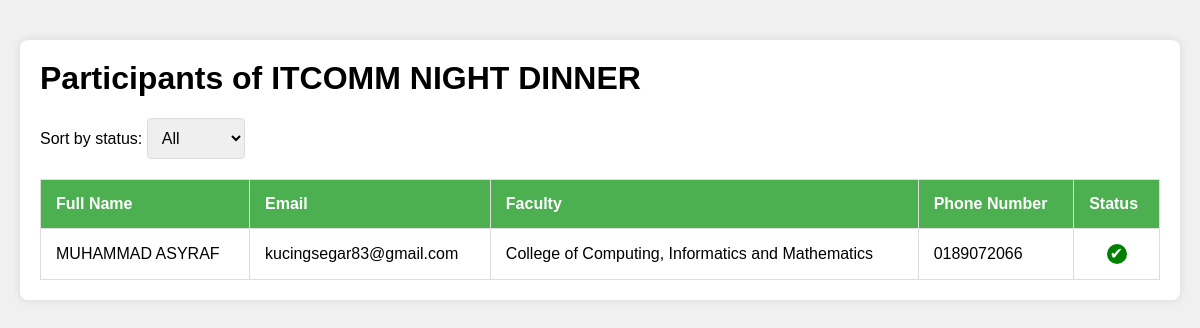
Page /backend/admin/participants.php?id=86 (signed in) on the committed database.
### tables this page shows
CREATE TABLE `event` (
  `EventID` int(11) NOT NULL,
  `EventTitle` varchar(255) NOT NULL,
  `Org_name` varchar(255) NOT NULL,
  `EventTime` time NOT NULL,
  `EventEnd` time NOT NULL,
  `EventDate` date NOT NULL,
  `EventDesc` varchar(255) NOT NULL,
  `EventType` varchar(255) NOT NULL,
  `EVenue` varchar(255) NOT NULL,
  `image` varchar(255) NOT NULL,
  `userID` int(11) DEFAULT NULL,
  `qrcode` varchar(255) NOT NULL
);

CREATE TABLE `attendance` (
  `attendanceID` int(11) NOT NULL,
  `EventID` int(11) NOT NULL,
  `userID` int(11) NOT NULL,
  `status` varchar(50) DEFAULT 'absent',
  `timestamp` time NOT NULL
);

CREATE TABLE `user` (
  `userID` int(11) NOT NULL,
  `studentid` varchar(100) NOT NULL,
  `user_fullname` varchar(100) NOT NULL,
  `user_email` varchar(100) NOT NULL,
  `faculty` varchar(100) NOT NULL,
  `phone_num` varchar(255) NOT NULL,
  `password` varchar(100) NOT NULL,
  `profile_image` varchar(255) NOT NULL,
  `verification_code` int(255) NOT NULL
);

### backend/admin/participants.php (the view, shortened to what this page needs)
<?php
$servername = "localhost";
$db_username = "root";
$db_password = "";
$dbname = "theeventhub";
$conn = new mysqli($servername, $db_username, $db_password, $dbname);
$event_id = isset($_GET['id']) ? $_GET['id'] : 0;
$status = isset($_GET['status']) ? $_GET['status'] : '';
$filter_status = isset($_GET['filter_status']) ? $_GET['filter_status'] : '';
$event_title_sql = "SELECT EventTitle FROM event WHERE EventID = ?";
$title_stmt = $conn->prepare($event_title_sql);
$title_stmt->bind_param("i", $event_id);
$title_stmt->execute();
$title_result = $title_stmt->get_result();
$event_title_row = $title_result->fetch_assoc();
$event_title = $event_title_row['EventTitle'];
if ($status === 'upcoming') {
    $sql = "SELECT u.user_fullname, u.user_email, u.faculty, u.phone_num
            FROM booking b
            JOIN user u ON b.userId = u.userId
            WHERE b.eventID = ?";
} else {
    $sql = "SELECT u.user_fullname, u.user_email, u.faculty, u.phone_num, a.status
            FROM attendance a
            JOIN user u ON a.userId = u.userId
            WHERE a.eventID = ?";
}
$stmt = $conn->prepare($sql);
if ($filter_status && $filter_status !== 'all') {
    $stmt->bind_param("is", $event_id, $filter_status);
} else {
    $stmt->bind_param("i", $event_id);
}
$stmt->execute();
$result = $stmt->get_result();
?>
<!DOCTYPE html>
<html lang="en">
<head>
</head>
<body>
    <div class="container">
        <h1>Participants of <?php echo htmlspecialchars($event_title); ?></h1>
        <div class="sort-dropdown">
            <label for="sort">Sort by status: </label>
            <select id="sort" onchange="updateURL()">
                <option value="all" <?php echo $filter_status === 'all' ? 'selected' : ''; ?>>All</option>
            </select>
        </div>
        <?php if ($result->num_rows > 0) { ?>
        <table>
            <tr>
                <th>Full Name</th>
                <th>Email</th>
                <th>Faculty</th>
                <th>Phone Number</th>
                <?php if ($status !== 'upcoming') echo '<th>Status</th>'; ?>
            </tr>
            <?php while ($row = $result->fetch_assoc()) { ?>
            <tr>
                <td><?php echo htmlspecialchars($row['user_fullname']); ?></td>
                <td><?php echo htmlspecialchars($row['user_email']); ?></td>
                <td><?php echo htmlspecialchars($row['faculty']); ?></td>
                <td><?php echo htmlspecialchars($row['phone_num']); ?></td>
                <?php if ($status !== 'upcoming') { ?>
                <td class="status">
                    <?php if ($row['status'] === 'present') { ?>
                        <span class="icon present">&#10004;</span>
                    <?php } else { ?>
                        <span class="icon absent">&#10008;</span>
                    <?php } ?>
                </td>
                <?php } ?>
            </tr>
            <?php } ?>
        </table>
        <?php } else { ?>
        <p class="no-participants">No participants found for this event.</p>
        <?php } ?>
    </div>
</body>
</html>

### backend/admin/participants.php (style rules this page uses)
body { font-family: Arial, sans-serif; background-color: #f0f0f0; margin: 0; padding: 20px; }
.container { background-color: white; border-radius: 8px; box-shadow: 0 0 10px rgba(0, 0, 0, 0.1); margin: 20px auto; padding: 20px; max-width: 1200px; }
h1 { margin-top: 0; }
table { width: 100%; border-collapse: collapse; margin-top: 20px; }
table, th, td { border: 1px solid #ddd; }
th, td { padding: 15px; text-align: left; }
th { background-color: #4CAF50; color: white; }
.icon { display: inline-block; width: 20px; height: 20px; border-radius: 50%; text-align: center; color: white; line-height: 20px; }
.icon.present { background-color: green; }
td.status { text-align: center; }
.sort-dropdown { margin-bottom: 20px; }
select { padding: 10px; font-size: 16px; border-radius: 4px; border: 1px solid #ddd; }

### rows in the picture
event: EventTitle "ITCOMM NIGHT DINNER"
attendance: userID.user_fullname "MUHAMMAD ASYRAF", userID.user_email "kucingsegar83@gmail.com", userID.faculty "College of Computing, Informatics and Mathematics", userID.phone_num "0189072066"
